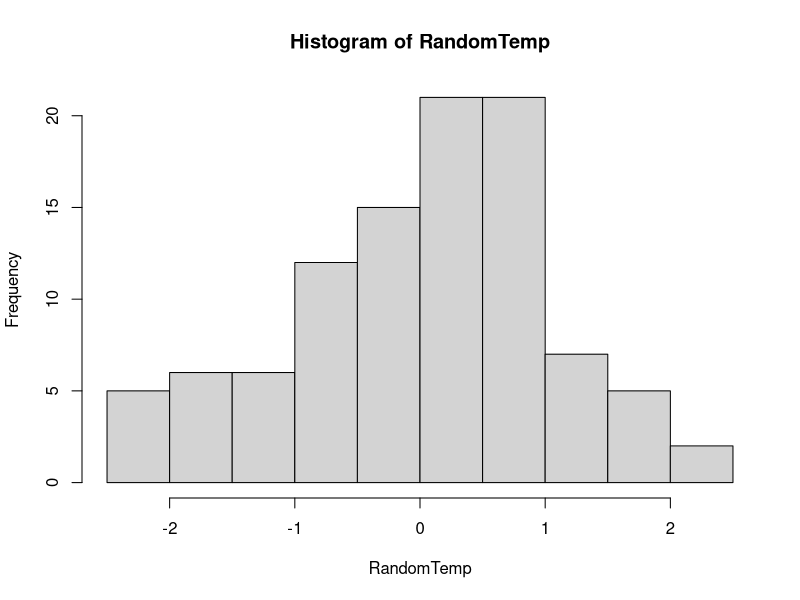
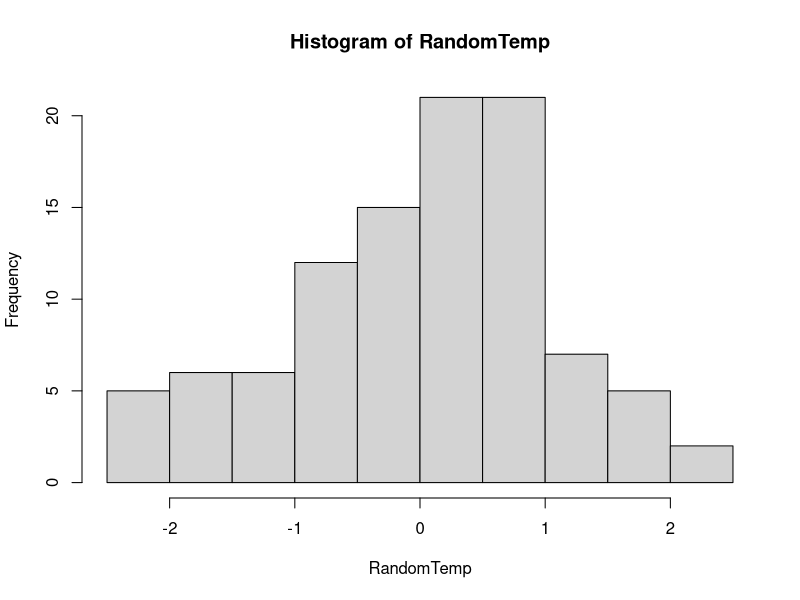

Write the R code that produced these figures, in order.
###test code

#Prime number Search
PrimeTemp<-c(2)
flag<-F
for(i in 3:10000){
  
  for(j in PrimeTemp){
    if(i%%j==0){
      flag<-F
      break
    }else{
      flag<-T
    }
  }
  
  if(flag==T){
    PrimeTemp<-append(PrimeTemp,i)
    flag<-F
  }

}
print(PrimeTemp)

#rand function
RandomTemp<-rnorm(100)

#plot
plot(hist(RandomTemp))

#print
print(sum(RandomTemp>0))
print(order(RandomTemp))


